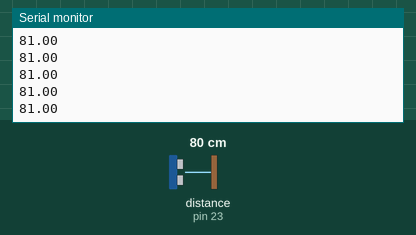
This sketch was run on a simulated Arduino Mega 2560, built with avr-gcc and run on an emulated ATmega2560. On the bench: the last lines printed to the serial monitor. The test bench sets the inputs (shaded band); at power-on: distance to the obstacle (sensor on pin 23) 80 cm. The echo pulse lasts 58.3 µs per cm.

Above: at 1.2 s.
1.3 s: distance to the obstacle (sensor on pin 23) set to 2 cm
At 1.8 s:
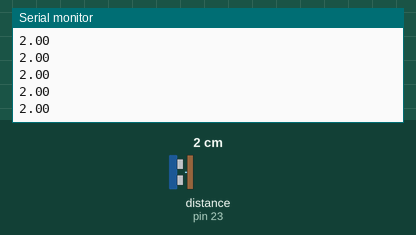
2.8 s: distance to the obstacle (sensor on pin 23) set to 4 cm
At 3.8 s:
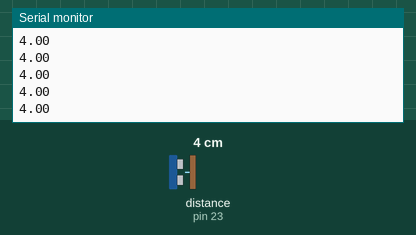
Timing chart, 0 to 5.8 s (numbered marks = the images above; inputs shaded):
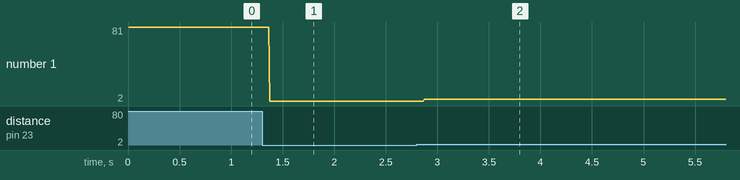

Measured:
- after the input at 1.3 s, the serial monitor: prints a new line after 0.07 s (image 1)
- after the input at 2.8 s, the serial monitor: prints a new line after 0.07 s (image 2)
- plotted number 1: 81 → 2 after the input at 1.3 s, 2 → 4 after the input at 2.8 s

The sketch:

sonar_test.ino
```cpp
/*
  Πρόγραμμα για τον έλεγχο του αισθητήρα απόστασης
*/

#include <NewPing.h>              //Εισάγουμε την βιβλιοθήκη για τον αισθητήρα απόστασης υπέρηχων

#define pinD 23                   //Ονομάζουμε ως pinD το pin στο οποίο έχουμε συνδέσει και τις 2 υποδοχές (TRIG και ECHO) του αισθητήρα απόστασης

NewPing sonar(pinD, pinD, 400);   //Δημιουργούμε μια μονάδα αισθητήρα απόστασης υπέρηχων. Πρέπει να δηλώσουμε ποιο pin είναι το TRIG, ποιο το ECHO (τα έχουμε βάλει στο ίδιο) καθώς και το όριο σε εκατοστά
float cm;                         //Εδώ θα διαβάζουμε την τιμή από τον αισθητήρα απόστασης σε εκατοστά


void setup() {
  Serial.begin(9600);             //Ξεκινάω την σειριακή επικοινωνία
}

void loop() {
  cm = sonar.ping_cm();           //Διαβάζω την απόσταση σε εκατοστά από τον αισθητήρα
  Serial.println(cm);             //Τα εμφανίζω στην σειριακή οθόνη
}
```
